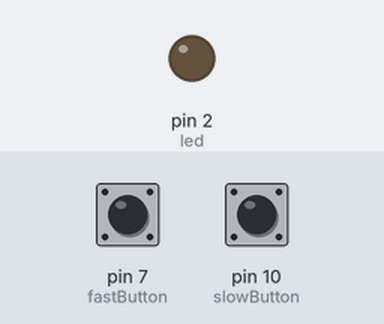
Simulated run of this sketch. Board: Arduino Uno, built with avr-gcc and run on an emulated ATmega328P. Shown: output pins drawn as LEDs (lit = HIGH). Dashed ring = blinking. Inputs (shaded band) come from the test bench; at power-on: pin 7 (fastButton) HIGH, pin 10 (slowButton) HIGH.

Above: at 1.2 s.
1.3 s: pin 7 (fastButton) pulled LOW for 1 s
At 1.54 s:
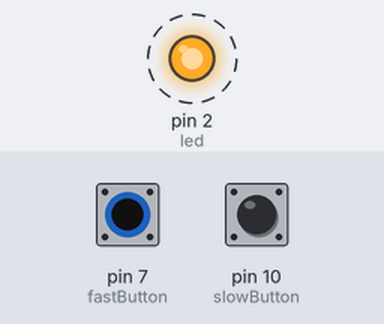
4.3 s: pin 7 (fastButton) pulled LOW for 3.2 s
At 8.1 s:
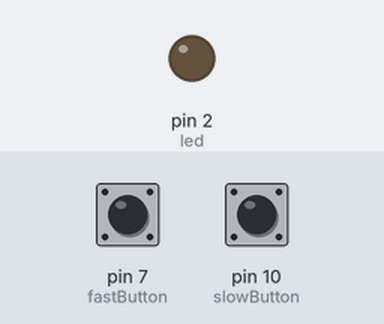
9.0 s: pin 10 (slowButton) pulled LOW for 3.2 s
At 12.0 s:
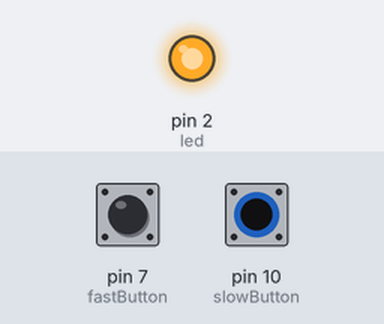
Timing chart, 0 to 13.7 s (numbered marks = the images above; inputs shaded):
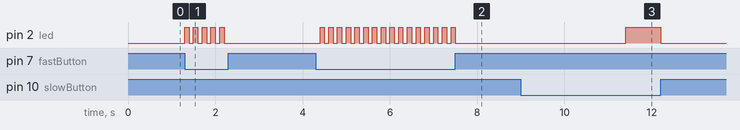

Measured:
- after the input at 1.3 s, pin 2 (led): alternates HIGH for 0.10 s and LOW for 0.10 s, 10 changes in all, then stays LOW, starting at once
- after the input at 4.3 s, pin 2 (led): alternates HIGH for 0.10 s and LOW for 0.10 s, 32 changes in all, then stays LOW, starting after 0.10 s
- after the input at 9.0 s, pin 2 (led): LOW → HIGH after 2.4 s, → LOW 0.80 s later

The sketch:

exp7.ino
```cpp
#define fastButton 7
#define slowButton 10
#define led 2

unsigned long previousMillis = 0;
const long intervalFast = 100;
const long intervalSlow = 2000;
boolean ledState = LOW;

void setup() {
  pinMode(fastButton, INPUT);
  pinMode(slowButton, INPUT);
  pinMode(led, OUTPUT);
}

void loop() {
  unsigned long currentMillis = millis();
  int fast = digitalRead(fastButton);
  int slow = digitalRead(slowButton);

  if (fast == LOW) {
    blink(intervalFast);
  } else if (slow == LOW) {
    blink(intervalSlow);
  } else {
    // If no button is pressed, turn off the LED
    digitalWrite(led, LOW);
  }
}

void blink(long interval) {
  unsigned long currentMillis = millis();

  if (currentMillis - previousMillis >= interval) {
    previousMillis = currentMillis;
    ledState = !ledState;
    digitalWrite(led, ledState);
  }
}
```
